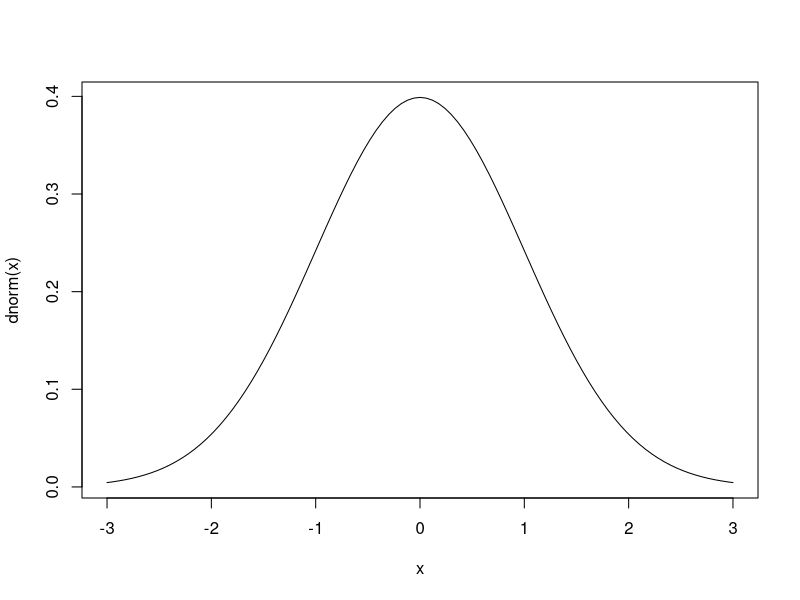
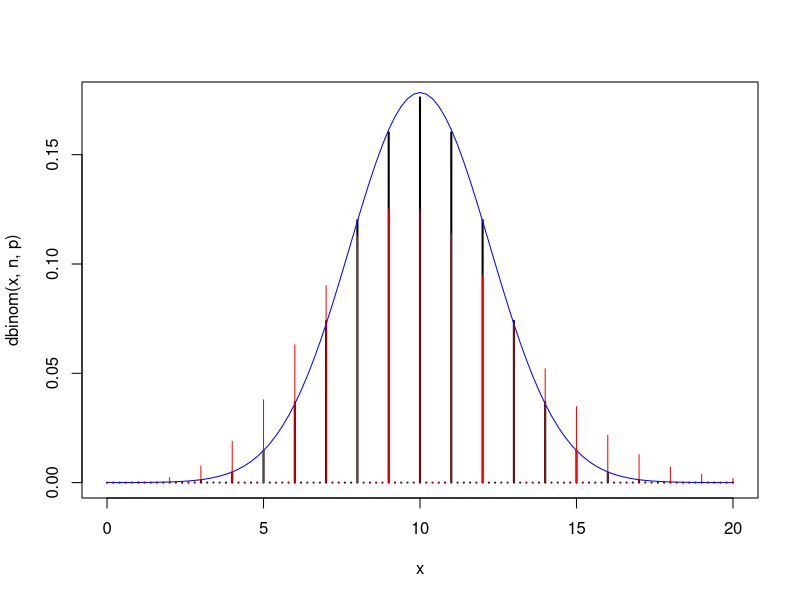
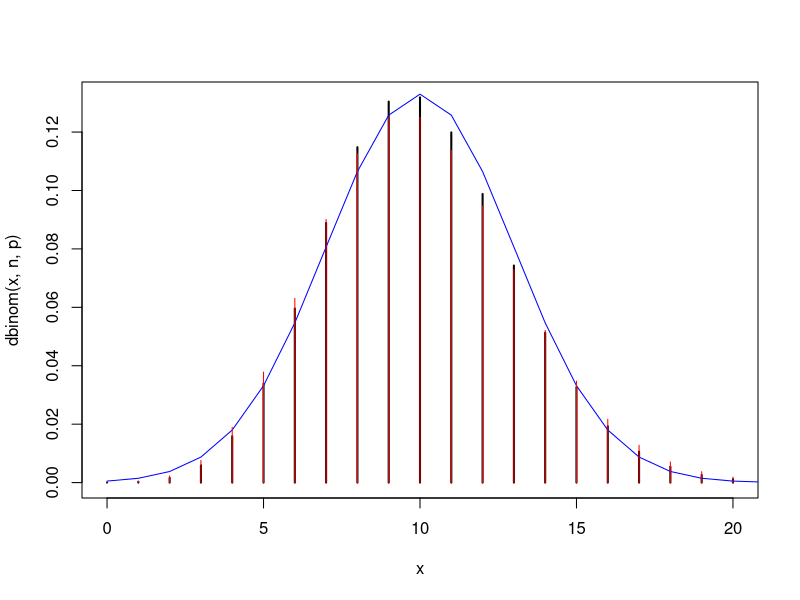
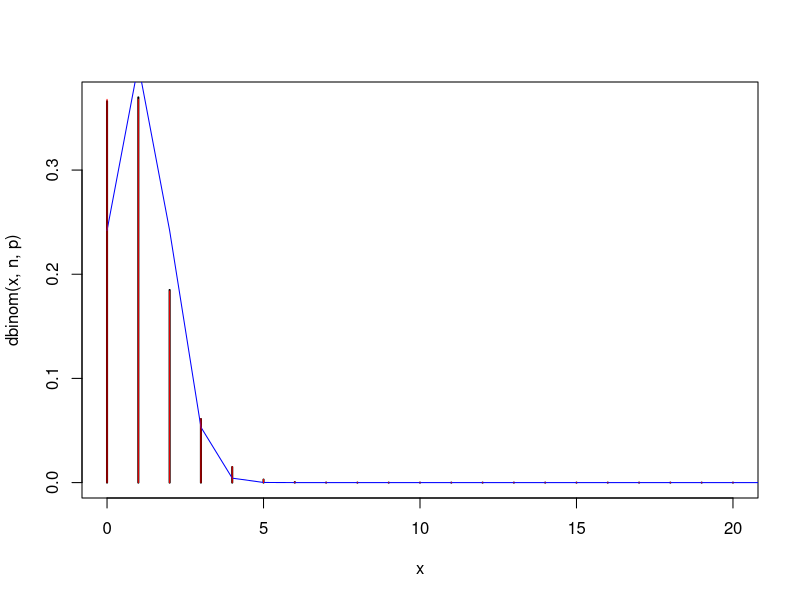

These figures' R source, in order:

curve(dnorm, from = -3, to = 3)

n <- 20
p <- 0.5
mu <- n * p
sigma <- sqrt(n * p * (1 - p))

curve(dbinom(x, n, p), from = 0, to = n, type = "h", lwd = 2)
curve(dnorm(x, mu, sigma), from = 0, to = n, ty = "l", add = TRUE, col = "blue")
curve(dpois(x, mu), from = 0, to = n, ty = "h", add = TRUE, col = "red")

plot_approximations <- function(n, p, xmin = 0, xmax = n) {
  mu <- n * p
  sigma <- sqrt(n * p * (1 - p))
  
  curve(dbinom(x, n, p), from = 0, to = n, type = "h", lwd = 2, xlim = c(xmin, xmax))
  curve(dnorm(x, mu, sigma), from = 0, to = n, ty = "l", add = TRUE, col = "blue")
  curve(dpois(x, mu), from = 0, to = n, ty = "h", add = TRUE, col = "red")
}

plot_approximations(100, 0.1, 0, 20)
plot_approximations(100, 0.01, 0, 20)
